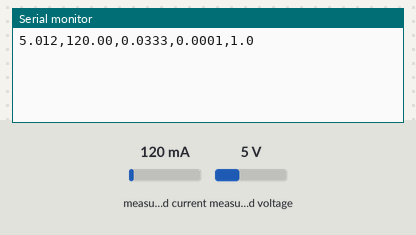
A sketch run on a simulated Arduino Uno, built with avr-gcc and run on an emulated ATmega328P. Parts: the last lines printed to the serial monitor. The test bench sets the inputs (shaded band); at power-on: measured current 120 mA, measured voltage 5 V.

Above: at 1.8 s.
1.9 s: measured current set to 40 mA
At 2.8 s:
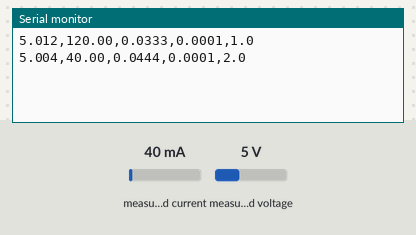
3.4 s: measured voltage set to 0.3 V
At 4.7 s:
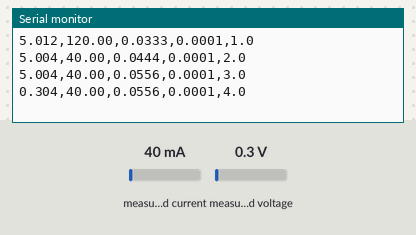
4.9 s: measured current set to 500 mA
At 5.4 s:
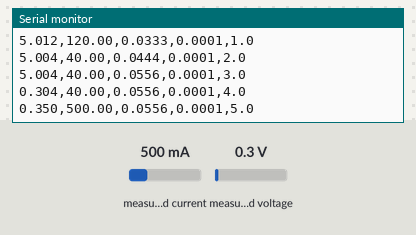
Timing chart, 0 to 7.9 s (numbered marks = the images above; inputs shaded):
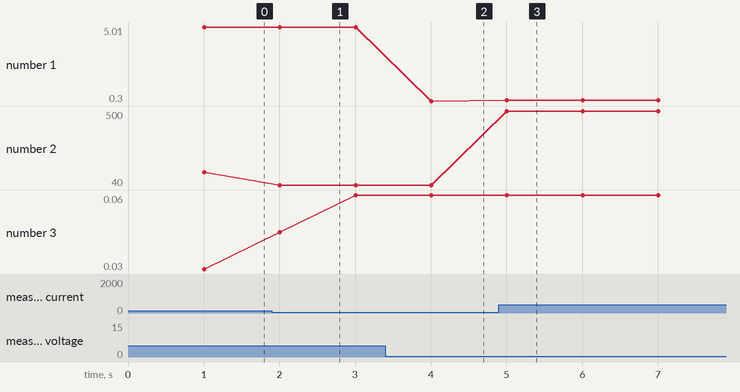

The sketch:

smartcell_ina219.ino
```cpp
/*
  SmartCell — Arduino Uno + INA219 High-Side DC Voltage & Current Telemetry
  Format: voltage,current_mA,discharged_mAh,equivalent_cycles,monitoring_time_s
  Example: 3.435,0.21,0.001,0.0000,11.1

  Hardware Connections (Arduino Uno to INA219 Breakout):
  - VCC    -> 5V (or 3.3V)
  - GND    -> GND (Common ground with battery and load negative)
  - SDA    -> A4 (or dedicated SDA pin on Uno Rev3)
  - SCL    -> A5 (or dedicated SCL pin on Uno Rev3)
  - Vin+   -> Battery Positive terminal
  - Vin-   -> Load Positive terminal

  SENSOR VALIDATION & TELEMETRY NOTES:
  1. If Vin+ is disconnected or floating, INA219 bus voltage can read near 0.000-0.009 V.
     Ensure firm screw-terminal or soldered connections on the INA219 breakout.
  2. If current reaches ~3200 mA, the INA219 ADC / PGA has reached full-scale saturation.
     This code guards accumulated capacity so it does not integrate saturated or invalid readings.
  3. Ensure Arduino IDE Serial Monitor is CLOSED before opening SmartCell web dashboard.

  Required Library: "Adafruit INA219" by Adafruit (install via Arduino Library Manager)
*/

#include <Wire.h>
#include <Adafruit_INA219.h>

Adafruit_INA219 ina219;

// Reference capacity for initial cycle estimation (user can adjust in dashboard)
const float REFERENCE_CAPACITY_MAH = 500.0;

// Plausibility thresholds to protect against integrating glitch / disconnected leads
const float MIN_PLAUSIBLE_VOLTAGE_V = 0.50; // Below 0.5V indicates disconnected lead
const float MAX_SATURATED_CURRENT_MA = 3150.0; // Saturation limit of 0.1 ohm shunt (3.2A)

// Internal telemetry state
unsigned long previousMillis = 0;
const unsigned long INTERVAL_MS = 1000; // 1 sample per second

float accumulatedDischarged_mAh = 0.0;
unsigned long startTimeMillis = 0;

void setup() {
  // Initialize Serial at 9600 baud (matches SmartCell dashboard default)
  Serial.begin(9600);
  while (!Serial) {
    ; // Wait for serial port to connect (needed for native USB boards)
  }

  // Initialize INA219 I2C communication
  if (!ina219.begin()) {
    Serial.println(F("# ERROR: INA219 sensor not found on I2C bus (0x40). Check SDA/SCL wiring."));
    while (1) {
      delay(1000);
    }
  }

  // Set calibration: standard 32V, 2A range (default shunt resistor: 0.1 ohm)
  // Or ina219.setCalibration_16V_400mA() for higher precision at lower currents (< 400 mA)
  ina219.setCalibration_32V_2A();

  startTimeMillis = millis();
  previousMillis = millis();
}

void loop() {
  unsigned long currentMillis = millis();

  if (currentMillis - previousMillis >= INTERVAL_MS) {
    float dt_seconds = (currentMillis - previousMillis) / 1000.0;
    previousMillis = currentMillis;

    // Read voltage & current from INA219
    float shuntVoltage_mV = ina219.getShuntVoltage_mV();
    float busVoltage_V = ina219.getBusVoltage_V();
    float current_mA = ina219.getCurrent_mA();
    float loadVoltage_V = busVoltage_V + (shuntVoltage_mV / 1000.0);

    // Validate physical plausibility before accumulating capacity:
    // 1. Must be above 0.50 V (battery actually connected)
    // 2. Must not be saturated (below 3150 mA)
    // 3. Current must indicate discharge (> 1.0 mA)
    bool isPlausible = (loadVoltage_V >= MIN_PLAUSIBLE_VOLTAGE_V) &&
                       (abs(current_mA) < MAX_SATURATED_CURRENT_MA);

    if (isPlausible && current_mA > 1.0) {
      float delta_mAh = (current_mA * dt_seconds) / 3600.0;
      accumulatedDischarged_mAh += delta_mAh;
    }

    // Compute equivalent full cycles throughput
    float equivalentCycles = accumulatedDischarged_mAh / REFERENCE_CAPACITY_MAH;

    // Elapsed monitoring duration in seconds
    float monitoring_time_s = (currentMillis - startTimeMillis) / 1000.0;

    // Output comma-separated record:
    // voltage,current_mA,discharged_mAh,equivalent_cycles,monitoring_time_s
    Serial.print(loadVoltage_V, 3);
    Serial.print(F(","));
    Serial.print(current_mA, 2);
    Serial.print(F(","));
    Serial.print(accumulatedDischarged_mAh, 4);
    Serial.print(F(","));
    Serial.print(equivalentCycles, 4);
    Serial.print(F(","));
    Serial.println(monitoring_time_s, 1);
  }
}
```

Measured:
- after the input at 1.9 s, the serial monitor: prints a new line after 0.11 s (image 1)
- after the input at 3.4 s, the serial monitor: prints a new line after 0.61 s (image 2)
- after the input at 4.9 s, the serial monitor: prints a new line after 0.11 s (image 3)
- plotted number 1: 5.01 → 5 after the input at 1.9 s, 5 → 0.3 after the input at 3.4 s, 0.3 → 0.35 after the input at 4.9 s
- plotted number 2: 120 → 40 after the input at 1.9 s, 40 → 500 after the input at 4.9 s
- plotted number 3: 0.03 → 0.06 after the input at 1.9 s
